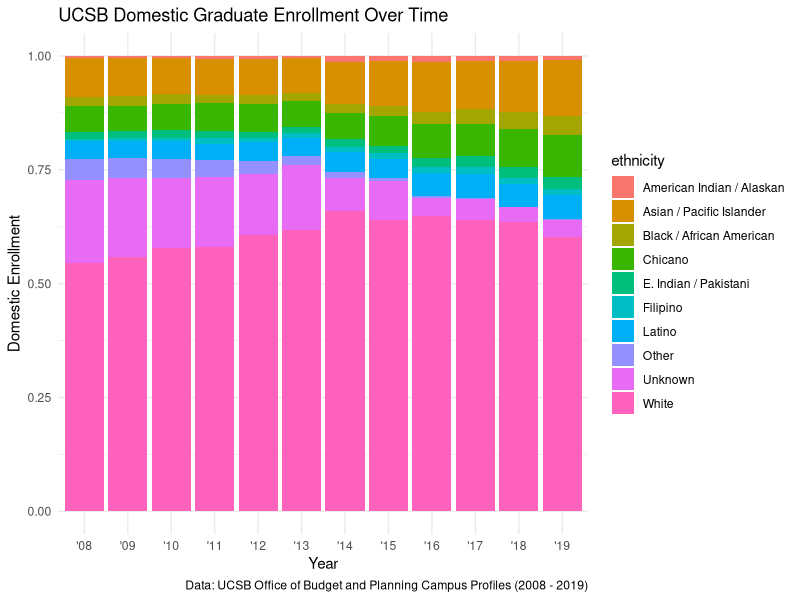

The R script that drew this image:
## ---- chunk 1
knitr::opts_chunk$set(echo = TRUE)
library(tidyverse) # attach packages
library(here)
## ---- chunk 2
ucsb_grad <- read_csv(here("data", "ucsb_grad_data.csv")) # read in data
## ---- chunk 3
ggplot(data = ucsb_grad, aes(x = year_abbr, y = domestic_enrollment)) +
  geom_col(aes(fill = ethnicity), position = "fill") + # updated column from absolute counts to proportions
  theme_minimal() +
  labs(x = "Year", # update axis labels
       y = "Domestic Enrollment",
       title = "UCSB Domestic Graduate Enrollment Over Time",
       caption = "Data: UCSB Office of Budget and Planning Campus Profiles (2008 - 2019)")
